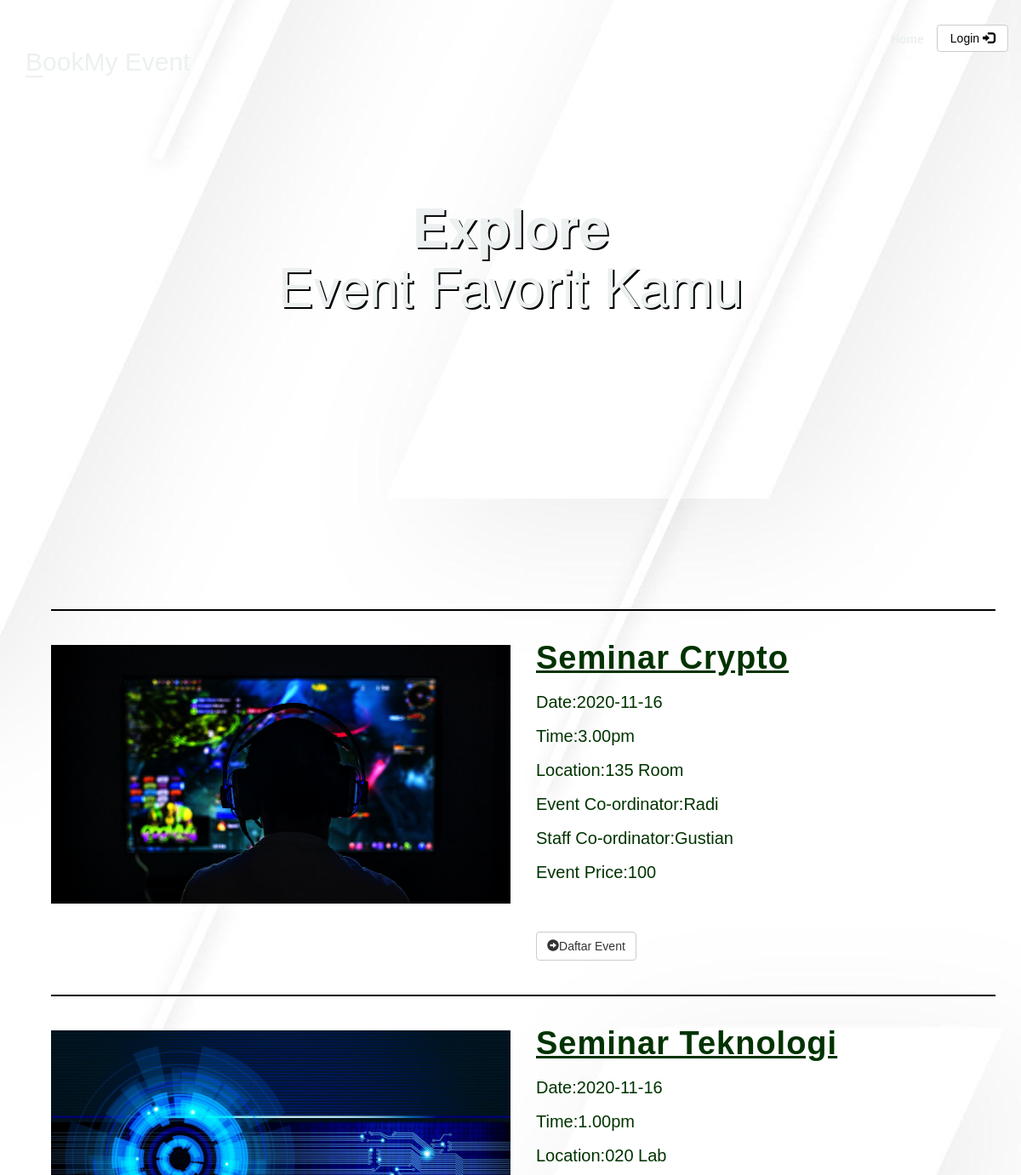
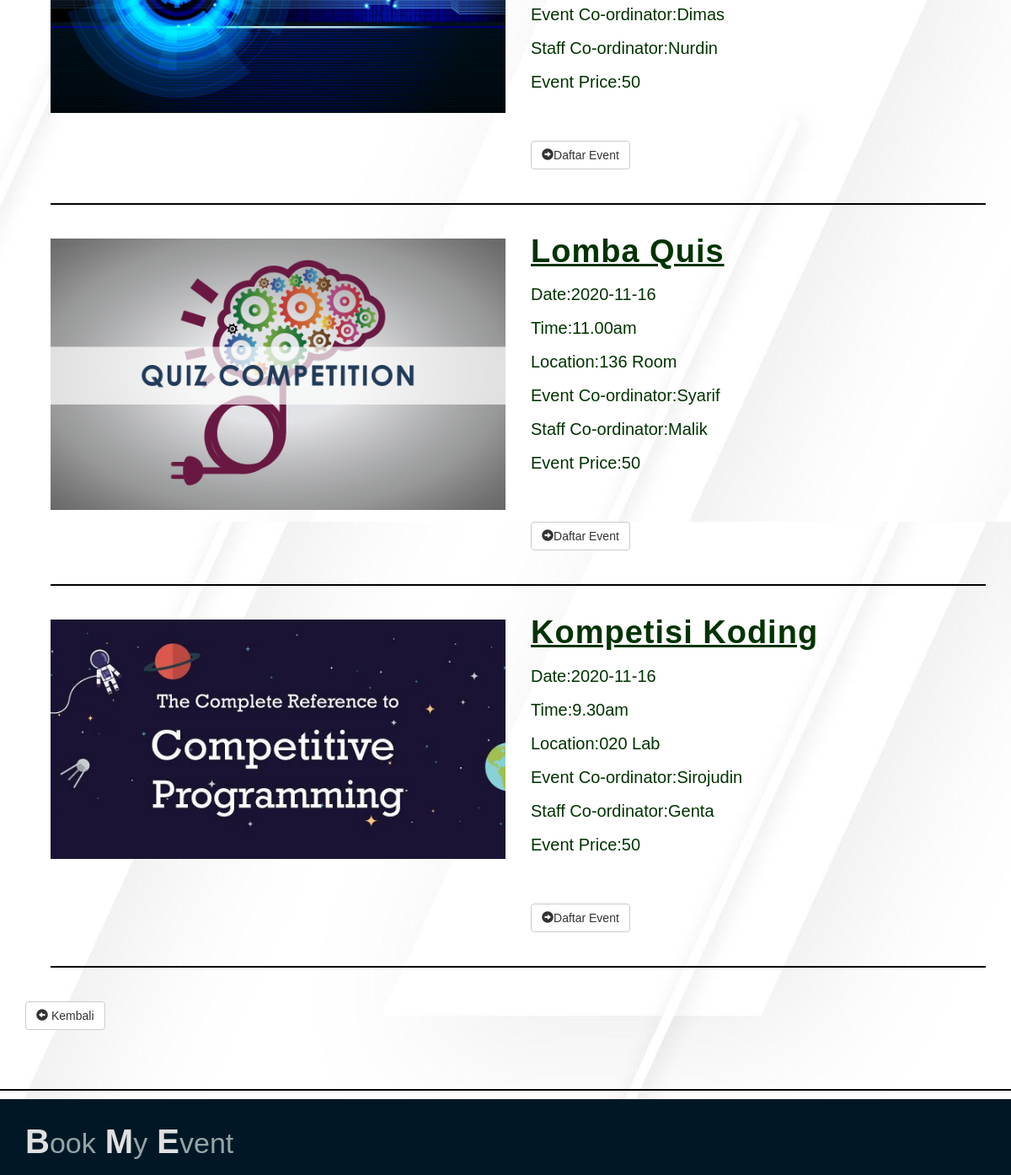
The page /viewEvent.php?id=1 on the database its author committed (2 pictures, top to bottom).
### tables this page shows
CREATE TABLE `events` (
  `event_id` int(11) NOT NULL,
  `event_title` varchar(50) NOT NULL,
  `event_price` int(11) DEFAULT NULL,
  `participents` int(100) DEFAULT 0,
  `img_link` text DEFAULT NULL,
  `type_id` int(11) DEFAULT NULL
);

CREATE TABLE `event_info` (
  `event_id` int(10) NOT NULL,
  `Date` date DEFAULT NULL,
  `time` varchar(20) NOT NULL,
  `location` varchar(300) NOT NULL
);

CREATE TABLE `student_coordinator` (
  `sid` int(11) NOT NULL,
  `st_name` varchar(100) NOT NULL,
  `phone` varchar(10) DEFAULT NULL,
  `event_id` int(11) DEFAULT NULL
);

CREATE TABLE `staff_coordinator` (
  `stid` int(11) NOT NULL,
  `name` varchar(100) NOT NULL,
  `phone` varchar(10) DEFAULT NULL,
  `event_id` int(11) DEFAULT NULL
);

### events.php (the view)
<div class="container">
            <div class="col-md-12">
            <hr>
            </div>
<div class="row">
                <section>
                    <div class="container">
                        <div class="col-md-6">
                          <img src=" <?php  echo $row['img_link'];?>" class="img-responsive">
                        </div>
                        <div class="subcontent col-md-6">
                            <h1 style="color:#003300 ; font-size:38px ;" ><u><strong><?php echo '<td>' . $row['event_title'] . '</td>';?></strong></u></h1>
                            <p style="color:#003300  ;font-size:20px ">
                            <?php
                            echo 'Date:' . $row['Date'] .'<br>';
                            echo 'Time:' . $row['time'] .'<br>';
                            echo 'Location:' . $row['location'] .'<br>';
                            echo 'Event Co-ordinator:' . $row['st_name'] .'<br>';
                            echo 'Staff Co-ordinator:' . $row['name'] .'<br>';
                            echo 'Event Price:' . $row['event_price'].'<br>' ;
                        ?>
                            </p>
                            <br><br>
                        <?php echo
                             '<a class="btn btn-default" href="register.php"> <span class="glyphicon glyphicon-circle-arrow-right"></span>Daftar Event</a>'
                            ?>
                                                        </div>
                    </div>
                </section>
</div>
 </div>

### viewEvent.php (shortened to what this page needs)
<?php
require 'classes/db1.php';
$id=$_GET['id'];
$result = mysqli_query($conn,"SELECT * FROM events,event_info ef,student_coordinator s,staff_coordinator st WHERE type_id = $id and ef.event_id=events.event_id and s.event_id=events.event_id and st.event_id=events.event_id  ");
?>
<!DOCTYPE html>
<html>
<head>
        <?php require 'utils/styles.php'; ?>
    </head>
    <body>
        <?php require 'utils/header.php'; ?>
        <div class = "content">
            <div class = "container">
                <div class = "col-md-12">
            </div>
            <?php
                if (mysqli_num_rows($result) > 0) {
                while($row = mysqli_fetch_array($result)) {
                include 'events.php';
                    }
           ?>
<div class="container">
            <div class="col-md-12">
            <hr>
            </div>
            </div>
        <?php }?>
            <a class="btn btn-default" href="index.php"><span class="glyphicon glyphicon-circle-arrow-left"></span> Kembali</a>
        </div>
        <?php require 'utils/footer.php'; ?>
    </body>
</html>

### utils/styles.php
<link rel = "stylesheet" type = "text/css" href = "css/bootstrap.css">
<link rel = "stylesheet" type = "text/css" href = "css/style.css">

### utils/header.php (shortened to what this page needs)
<header class="bgImage" >
    <nav class="navbar" >
        <div class="container">
        <div class="navbar-header">
                <a class = "navbar-brand">
                   <h2> BookMy Event</h2>
                </a>
        </div>
            <ul class="nav navbar-nav navbar-right">
                    <li><a href = "index.php"><strong>Home</strong></a></li>
                    <li class="btnlogout"><a class = "btn btn-default navbar-btn" href = "login_form.php">Login <span class = "glyphicon glyphicon-log-in"></span></a></li>
            </ul>
        </div>
    </nav>
    <div class = "col-md-12">
        <div class = "container">
            <div class = "jumbotron">
                <h1><strong>Explore<br></strong> Event Favorit Kamu</h1>
                <br>
                <br>
    </div>
</header>

### utils/footer.php
<hr class = "footerline">
<footer>
    <div class = "container">
        <div class = "row">
            <section>
                <div class = "footerContent col-md-4">
                    <p class = "footerContent1">
                        <strong>B</strong><span class = "small footerSubtext">ook</span><strong> M</strong><span class = "small footerSubtext">y</span>
                        <strong>E</strong><span class = "small footerSubtext">vent</span>
                </div>
            </section>
        </div>
    </div>
</footer>

### css/style.css (style rules this page uses)
body { overflow-x: hidden; background-color: #ffffff; background-image: url('../images/4857390.jpg'); }
hr { border-top: 2px solid black; margin-top: 40px; margin-bottom: 40px; }
.subcontent > h1 { margin-top: -5px; color: #2C3E50; letter-spacing: 1px; }
.subcontent > p { color: #7F8C8D; line-height: 2; }
header .navbar { padding: 20px 0; font-family: Arial, Helvetica, sans-serif; }
header .navbar-header a::first-letter { border-bottom: 2px solid #ecf0f1; }
header .navbar-nav a { color: #ecf0f1; padding-bottom: 12px; }
header .navbar-nav a:link { position: relative; }
header .btnlogout a { padding-top: 5px; }
header .navbar-nav a:before { content: ""; position: absolute; width: 100%; height: 3px; left: 0; background-color: #ecf0f1; visibility: hidden; -webkit-transform: scaleX(0); transform: scaleX(0); -webkit-transition: all 0.3s ease-in-out 0s; transition: all 0.3s ease-in-out 0s; margin-top: 25px; }
header .navbar-header a { color: #ecf0f1; }
header .navbar-nav .btn { color: black; padding-bottom: 5px; margin: 8px 0px; }
.jumbotron { background-color: transparent; color: #ecf0f1; text-align: center; margin-top: 50px; text-shadow: 2px 2px black; }
.footerline { margin-top: 70px; margin-bottom: 10px; }
.content { font-family: Arial, Helvetica, sans-serif; color: #2C3E50; }
footer { font-family: Arial, Helvetica, sans-serif; color: #E0E0E0; line-height: 2; background-color: #001825; padding-top: 20px; }
.footerContent > .footerContent1 { font-size: 40px; line-height: 1.5; }
.footerSubtext { color: #95a5a6; }

### utils/header.php (style rules this page uses)
.bgImage { height: 650px; margin-bottom: 25px; animation: slideshow 15s infinite; background-position: center center; background-size: cover; }

### rows shown on the page
events: img_link (picture), event_title "Seminar Crypto", event_info.Date "2020-11-16", event_info.time "3.00pm", event_info.location "135 Room", student_coordinator.st_name "Radi", staff_coordinator.name "Gustian", event_price "100"
events: img_link (picture), event_title "Seminar Teknologi", event_info.Date "2020-11-16", event_info.time "1.00pm", event_info.location "020 Lab", student_coordinator.st_name "Dimas", staff_coordinator.name "Nurdin", event_price "50"
events: img_link (picture), event_title "Lomba Quis", event_info.Date "2020-11-16", event_info.time "11.00am", event_info.location "136 Room", student_coordinator.st_name "Syarif", staff_coordinator.name "Malik", event_price "50"
events: img_link (picture), event_title "Kompetisi Koding", event_info.Date "2020-11-16", event_info.time "9.30am", event_info.location "020 Lab", student_coordinator.st_name "Sirojudin", staff_coordinator.name "Genta", event_price "50"
